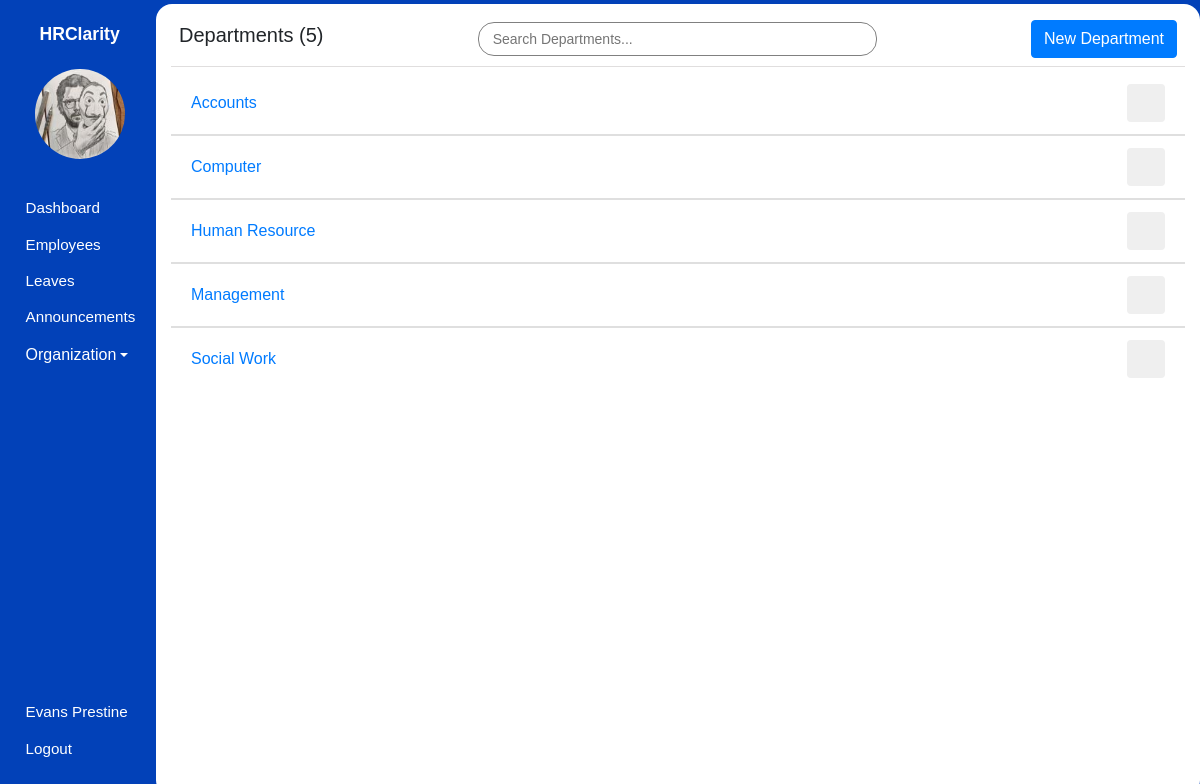
Screenshot of /admin/departments (signed in) with the database file from the repository.
### hrms/models.py (models this page shows, shortened)
class User(db.Model, UserMixin):
    id = db.Column(db.Integer, primary_key=True)
    first_name = db.Column(db.String(80), nullable=False)
    last_name = db.Column(db.String(120), nullable=False)
    dob = db.Column(db.Date, nullable=False)
    gender = db.Column(db.String(7), nullable=False)
    email_address = db.Column(db.String(120), nullable=False)
    phone_number = db.Column(db.String(20), nullable=False)
    national_id = db.Column(db.Integer, nullable=False)
    user_level = db.Column(db.Integer, nullable=False, default=1)
    user_type = db.Column(db.String(10), nullable=False, default='employee')
    password = db.Column(db.String(60), nullable=False)
    image_file = db.Column(db.String(20), nullable=False, default='default.jpg')
    leaves = db.relationship('Leave')
    occupation_id = db.Column(db.Integer, db.ForeignKey('occupation.id'), nullable=False)

class Department(db.Model):
    id = db.Column(db.Integer, primary_key=True)
    name = db.Column(db.String(100), unique=True, nullable=False)
    occupations = db.relationship('Occupation', backref='department', lazy=True)

### hrms/organization/routes.py (the view)
@organization.route('/admin/departments')
@login_required
def departments():
    departments = Department.query.order_by(Department.name).all()
    departments_count = Department.query.count()
    return render_template('admin/departments.html', page_title='Departments', departments=departments, departments_count=departments_count, user=current_user)

### hrms/models.py (called while the page is built)
@login_manager.user_loader
def load_user(user_id):
    user = User.query.filter_by(id=user_id).first()
    return user

### hrms/templates/admin/departments.html (shortened to what this page needs)
{% extends 'main_layout.html' %} {% block body %}
<section class="app">
  {% include 'admin/aside.html' %}
  <main>
    <div class="main_container container-fluid pt-2">
      <div class="header p-2 d-flex justify-content-between align-items-center">
        <h5>Departments ({{ departments_count }})</h5>
        <input
          type="text"
          id="myInput"
          onkeyup="searchFunction()"
          placeholder="Search Departments..."
          class="form-control-sm"
        />
        <a href="{{ url_for('organization.add_department') }}" class="btn btn-primary"
          >New Department</a
        >
      </div>
      <div class="departments_wrapper">
        {% for department in departments %}
        <div class="department list-group list-group-flush searchable">
          <li
            class="list-group-item d-flex justify-content-between align-items-center"
          >
            <span>
              <a
                href="{{ url_for('organization.update_department', department_id=department.id) }}"
              >
                {{ department.name }}
              </a>
            </span>
            <form
              action="{{ url_for('organization.delete_department', department_id=department.id) }}"
              method="post"
              onsubmit="return confirm('Are you sure you want to delete this Department?');"
            >
              <button type="submit" class="btn text-danger">
                <span class="icon icon-trash"></span>
              </button>
            </form>
          </li>
        </div>
        {% endfor %}
      </div>
    </div>
  </main>
</section>
{% endblock body %}

### hrms/templates/admin/aside.html (shortened to what this page needs)
<aside>
  <h1 class="mt-3">HRClarity</h1>
  <div class="container text-center mt-4">
    <img src="{{ url_for('static', filename='images/profile_pictures/' ~ current_user.image_file ) }}" alt="Employee" class="rounded-circle" width="90" height="90" />
  </div>
  <div class="links">
    <ul>
      <li>
        <a href="{{ url_for('admin.admin_dashboard') }}">
            <span class="icon icon-home"></span>
            <span>Dashboard</span>
        </a>
      </li>
      <li>
        <a href="{{ url_for('admin.employees') }}">
            <span class="icon icon-users"></span>
            <span>Employees</span>
        </a>
      </li>
      <li>
        <a href="{{ url_for('leaves.admin_view_leaves') }}">
            <span class="icon icon-car"></span>
            <span>Leaves</span>
        </a>
      </li>
      <li>
        <a href="{{ url_for('announcements.view_announcements') }}">
            <span class="icon icon-speaker"></span>
            <span>Announcements</span>
        </a>
      </li>
      <li class="nav-item dropdown">
        <a class="dropdown-toggle" data-toggle="dropdown" href="#" role="button" aria-expanded="false"><span class="icon icon-building"></span>Organization</a>
    </li>
    </ul>
    <ul>
      <li>
        <a href="{{ url_for('user.profile_settings', employee_id=current_user.id) }}">
            <span class="icon icon-user"></span>
            <span>{{ user.first_name }} {{ user.last_name }}</span>
        </a>
      </li>
      <li>
        <a href="{{ url_for('user.logout') }}">
            <span class="icon icon-power-off"></span>
            <span>Logout</span>
        </a>
      </li>
    </ul>
  </div>
</aside>

### hrms/static/css/icomoon.css (style rules this page uses)
[class^="icon-"], [class*=" icon-"] { font-family: 'icomoon' !important; speak: none; font-style: normal; font-weight: normal; font-variant: normal; text-transform: none; line-height: 1; -webkit-font-smoothing: antialiased; -moz-osx-font-smoothing: grayscale; }
.icon-user:before { content: "\f007"; }
.icon-power-off:before { content: "\f011"; }
.icon-home:before { content: "\f015"; }
.icon-users:before { content: "\f0c0"; }
.icon-building:before { content: "\f1ad"; }
.icon-car:before { content: "\f1b9"; }
.icon-trash:before { content: "\f1f8"; }
.icon-speaker:before { content: "\e32d"; }

### hrms/static/css/styles.css (style rules this page uses)
* { font-family: sans-serif, Arial, Helvetica; padding: 0; margin: 0; }
.app { background: #0241b8; height: 100vh; display: flex; align-items: center; }
.app aside { width: 13%; height: 100%; padding: 0.5em 0 0.2em 0.2em; color: #fff; }
.app aside h1 { font-size: 1.1em; font-weight: bold; text-align: center; }
.app aside .links ul { list-style: none; }
.app aside .links ul li { margin: 0.1em 0; padding: 6px; }
.app aside .links ul li a { text-decoration: none; color: #ffffff; display: flex; align-items: center; }
.app aside .links ul:nth-of-type(1) { margin: 2em 0; }
.app aside .links ul:nth-of-type(2) { position: absolute; bottom: 1em; }
.app aside .links .icon { margin: 0 0.3em 0 0; }
.app aside .links a span:nth-of-type(2), .app aside .links .icon { font-size: 0.95em; }
.app main { width: 87%; height: 99vh; overflow-y: auto; z-index: 5; }
.app main .main_container { border-radius: 16px; background: #fff; padding-bottom: 12px; height: 100%; overflow: auto; }
.app main .main_container .header { background: #fff; position: sticky; top: 0; border-bottom: 1px solid rgb(224, 222, 222); margin-bottom: 5px; }
.app main .main_container .header input { border-radius: 16px; border: 1px solid grey; padding: 0.4em 1em; width: 40%; margin: auto; }

### rows the page displays
User: image_file (picture), first_name "Evans", last_name "Prestine"
Department: name "Accounts"
Department: name "Computer"
Department: name "Human Resource"
Department: name "Management"
Department: name "Social Work"

### other values shown
{{ departments_count }} "5"
